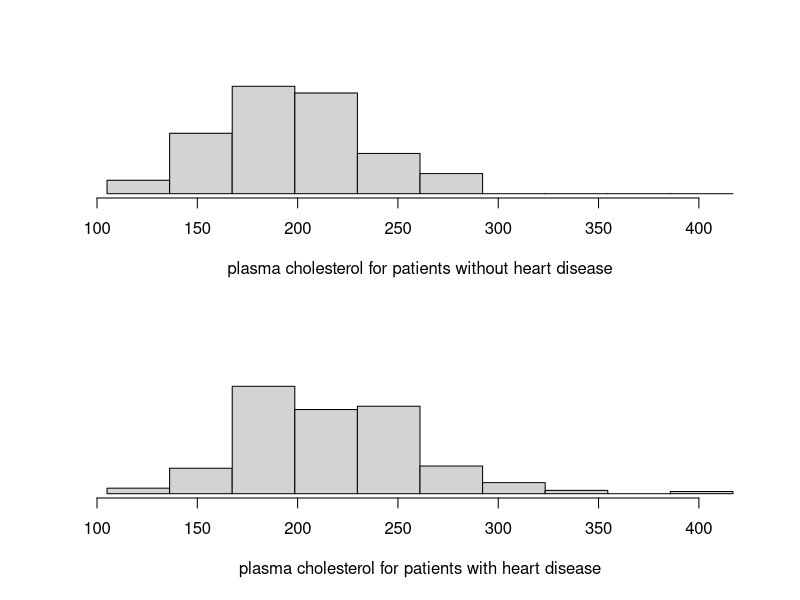

Generate this figure with R:
### two sample/ bloodfat data 
postscript("bloodfat.ps",horizontal = FALSE, onefile = FALSE, paper ="special",
           width=6,height=6)
par(mfrow=c(2,1))
x <- scan("../data/bloodfat.dat")
x <- matrix(x,ncol=2,byrow=T)
x <- x[,1]
x1 <- x[1:51]
x2 <- x[52:371]
b <- seq(min(x),max(x),length=11)
hist(x1,xlim=c(min(x),max(x)),prob=T,breaks=b,yaxt="n",ylab="",main="",
     xlab="plasma cholesterol for patients without heart disease")
hist(x2,xlim=c(min(x),max(x)),prob=T,breaks=b,yaxt="n",ylab="",main="",
     xlab="plasma cholesterol for patients with heart disease")


n1 <- length(x1);mu1 <- mean(x1);s1 <-  sqrt(sum((x1-mu1)^2)/n1)
n2 <- length(x2);mu2 <- mean(x2);s2 <-  sqrt(sum((x2-mu2)^2)/n2)
se1 <- s1/sqrt(n1)
se2 <- s2/sqrt(n2)
print("standard errors")
print(se1)
print(se2)
print(c(mu1-2*se1,mu1+2*se1))
print(c(mu2-2*se2,mu2+2*se2))
delta <- mu1 - mu2
se <- sqrt((s1^2/n1) + (s2^2/n2))
print(c(delta-2*se,delta+2*se))

cat("Difference of Medians","\n")
### bootstrap se for difference of medians
B <- 1000
m1 <- median(x1)
m2 <- median(x2)
theta <- m2 - m1
cat("theta hat = ",theta,"\n")
Tboot <- rep(0,B)
for(i in 1:B){
     xx1 <- sample(x1,replace=T)
     xx2 <- sample(x2,replace=T)
     Tboot[i] <- median(xx2) - median(xx1)
     }
se <- sqrt(var(Tboot))
cat("standard error = ",se,"\n")
C <- c(theta - 2*se,theta + 2*se)
cat("Normal interval = ",C,"\n")
C <- c(quantile(Tboot,.025),quantile(Tboot,.975))
cat("percentile interval = ",C,"\n")
C <- c(2*theta-quantile(Tboot,.975),2*theta-quantile(Tboot,.025))
cat("pivotal = ",C,"\n")



dev.off()



















